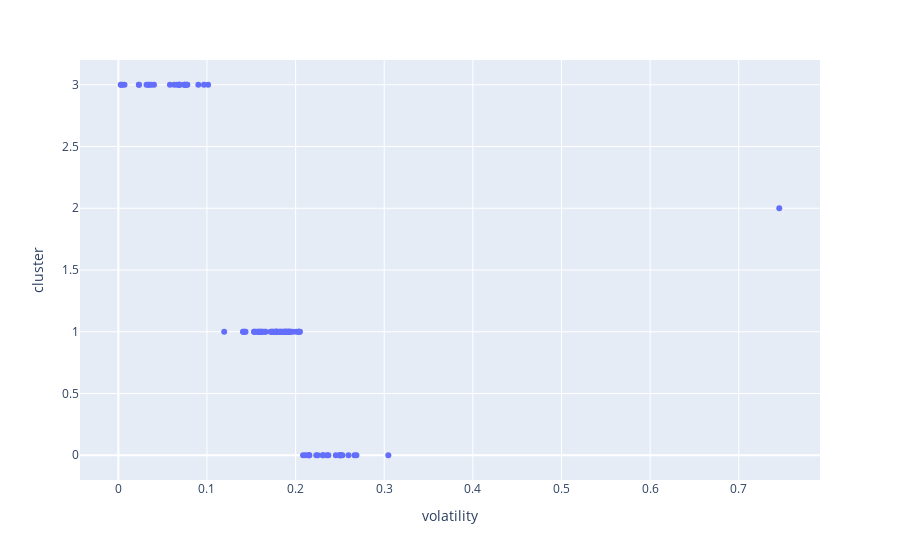

The cell this chart's notebook holds for it:
### Code cell
from sklearn.cluster import KMeans
n_clusters = 4
X = returns_summary_df[['volatility', 'max_drop']].copy()
kmeans = KMeans(n_clusters=n_clusters)
kmeans.fit(X)
cluster_labels = kmeans.predict(X)
X = pd.DataFrame(X)
X['cluster'] = cluster_labels
fig = px.scatter(X, y="cluster", x="volatility")
fig.show()

### Figure 1 — Plotly figure (JSON) as saved in the notebook; plotly's stock layout.template omitted (floating-point values rounded to 4 significant figures)
{"data": [{"hovertemplate": "volatility=%{x}<br>cluster=%{y}<extra></extra>", "legendgroup": "", "marker": {"color": "#636efa", "symbol": "circle"}, "mode": "markers", "name": "", "orientation": "v", "showlegend": false, "type": "scatter", "x": [0.1918, 0.1194, 0.1921, 0.1533, 0.1661, 0.2528, 0.2084, 0.1901, 0.1885, 0.1579, 0.1967, 0.1792, 0.1627, 0.1655, 0.04021, 0.1874, 0.1849, 0.09665, 0.0027, 0.1531, 0.06298, 0.1823, 0.1886, 0.004704, 0.2147, 0.2006, 0.2498, 0.2454, 0.2033, 0.2597, 0.0754, 0.1783, 0.1939, 0.2049, 0.1545, 0.09023, 0.03719, 0.1013, 0.1939, 0.1906, 0.3046, 0.178, 0.02309, 0.2233, 0.2664, 0.237, 0.07421, 0.1773, 0.2509, 0.1599, 0.141, 0.181, 0.2035, 0.1879, 0.07499, 0.06883, 0.03399, 0.1603, 0.05822, 0.1936, 0.03461, 0.2036, 0.06633, 0.1626, 0.2512, 0.2686, 0.178, 0.07712, 0.2494, 0.1407, 0.07785, 0.1583, 0.06872, 0.1787, 0.1756, 0.1724, 0.2156, 0.1739, 0.03175, 0.7457, 0.1562, 0.2311, 0.1837, 0.215, 0.2249, 0.1427, 0.1749, 0.1613, 0.006913, 0.0233, 0.003184, 0.2354, 0.1868, 0.1435, 0.06918, 0.2305, 0.1719, 0.1828, 0.1916, 0.2111], "xaxis": "x", "y": [1, 1, 1, 1, 1, 0, 0, 1, 1, 1, 1, 1, 1, 1, 3, 1, 1, 3, 3, 1, 3, 1, 1, 3, 0, 1, 0, 0, 1, 0, 3, 1, 1, 1, 1, 3, 3, 3, 1, 1, 0, 1, 3, 0, 0, 0, 3, 1, 0, 1, 1, 1, 1, 1, 3, 3, 3, 1, 3, 1, 3, 1, 3, 1, 0, 0, 1, 3, 0, 1, 3, 1, 3, 1, 1, 1, 0, 1, 3, 2, 1, 0, 1, 0, 0, 1, 1, 1, 3, 3, 3, 0, 1, 1, 3, 0, 1, 1, 1, 0], "yaxis": "y"}], "layout": {"legend": {"tracegroupgap": 0}, "margin": {"t": 60}, "xaxis": {"anchor": "y", "domain": [0, 1], "title": {"text": "volatility"}}, "yaxis": {"anchor": "x", "domain": [0, 1], "title": {"text": "cluster"}}}}
